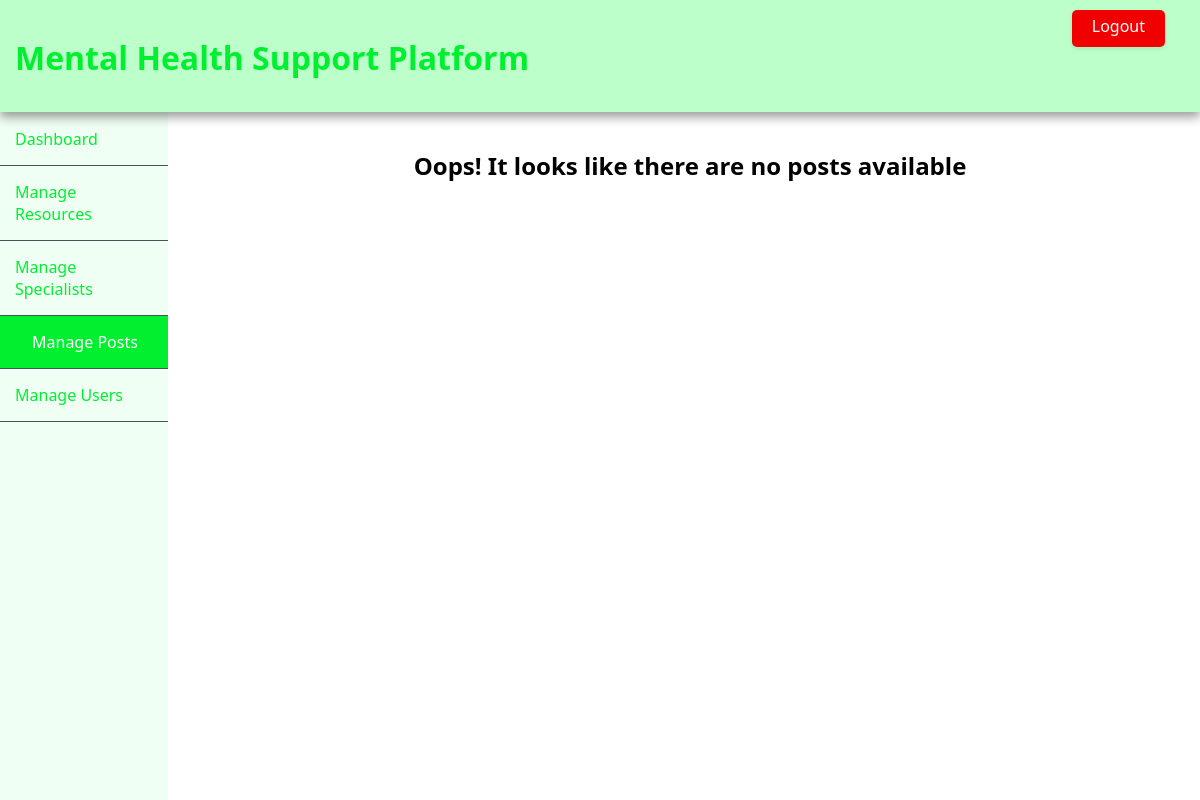
/admin/manageposts.php (signed in), run on an earlier commit of the app's database.
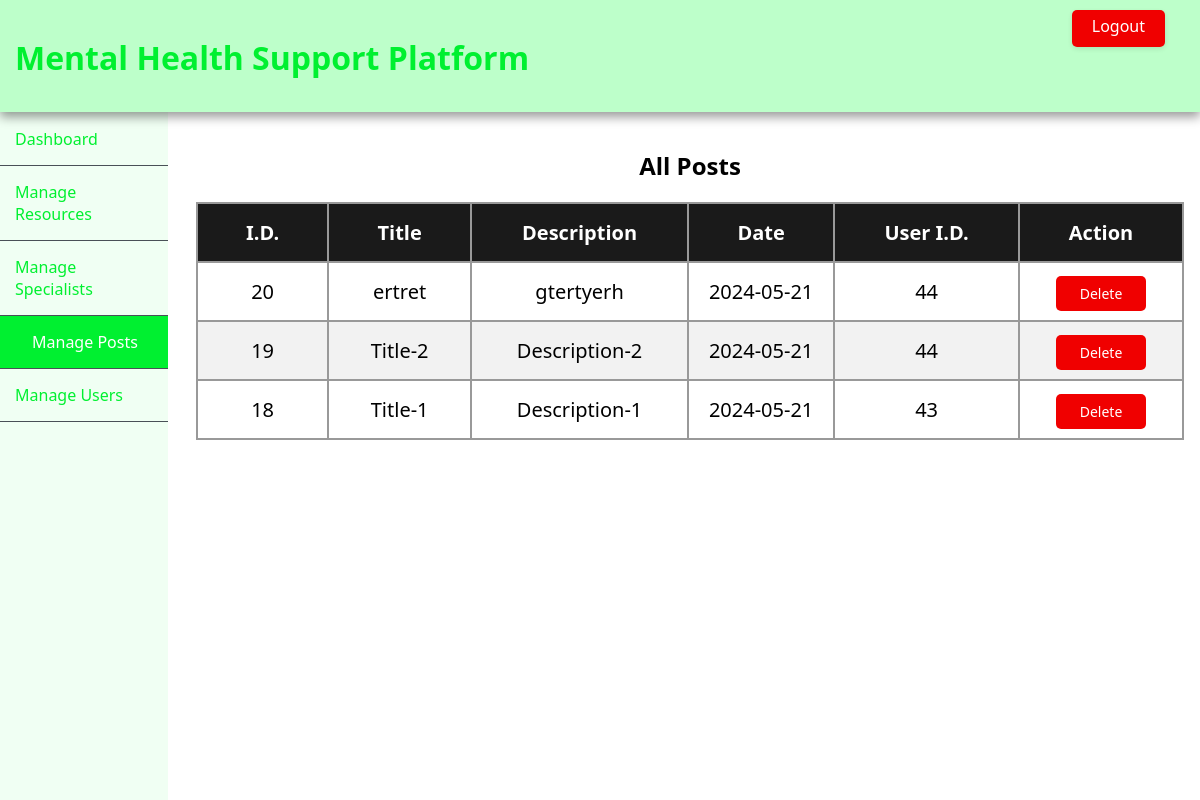
And on a later commit of the database.
### tables this page shows
CREATE TABLE `experiences` (
  `id` int(11) NOT NULL,
  `title` varchar(255) NOT NULL,
  `description` text NOT NULL,
  `date` date NOT NULL,
  `user_id` int(11) DEFAULT NULL
);

### admin/manageposts.php (the view, shortened to what this page needs)
<?php
$con = mysqli_connect("localhost", "root", "", "mhsp");
include '../components/adminnavfixed.php'
?>
<section>
    <?php
    $sql = "SELECT id, title, description, date, user_id FROM experiences ORDER BY id DESC";
    $result = $con->query($sql);
    if ($result->num_rows > 0) {
    ?>
        <h1>All Posts</h1>
        <table>
            <tr>
                <th>I.D.</th>
                <th>Title</th>
                <th>Description</th>
                <th>Date</th>
                <th>User I.D.</th>
                <th>Action</th>
            </tr>
        <?php
        while ($row = $result->fetch_assoc()) {
            echo "<tr>";
            echo "<td>" . $row["id"] . "</td>";
            echo "<td>" . $row["title"] . "</td>";
            echo "<td>" . $row["description"] . "</td>";
            echo "<td>" . $row["date"] . "</td>";
            echo "<td>" . $row["user_id"] . "</td>";
            echo "<td><a class='btn btndelete' id=" . $row['id'] . ">Delete</a></td>";
            echo "</tr>";
        }
    } else {
        echo "<h2>Oops! It looks like there are no posts available</h2>";
    }
        ?>
        </table>
</section>
</body>
</html>

What changed in the data, as far as the page shows it:
added experiences: id "20", title "ertret", description "gtertyerh", date "2024-05-21", user "44"
added experiences: id "19", title "Title-2", description "Description-2", date "2024-05-21", user "44"
added experiences: id "18", title "Title-1", description "Description-1", date "2024-05-21", user "43"
Also different on the page:
text no longer shown: "Oops! It looks like there are no posts available"
text now shown: "All Posts I.D. Title Description Date User I.D. Action"
